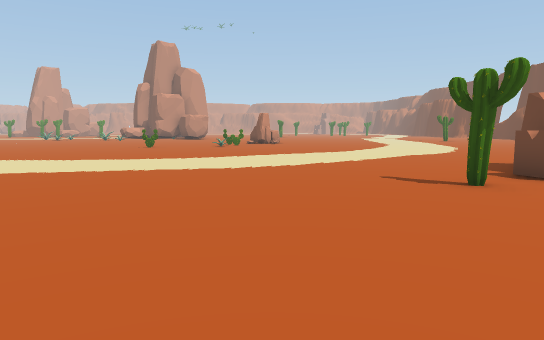
[1] (above)

24 first-person views from a walk through a 3-D level made in the Unity game engine. The camera is 1.5 m above the floor, tilts 6° down and sees 70° across. The floor is counted in squares, 2 m on a side. Each view is taken from the middle of a square. On the plan, view 1 faces up. The plan holds only what a view shows up to about 12 squares ahead; the rest is blank. The place goes on beyond the plan. The player is left out.

[2]
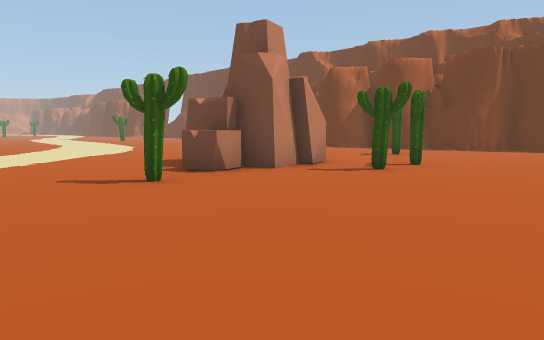

[3]
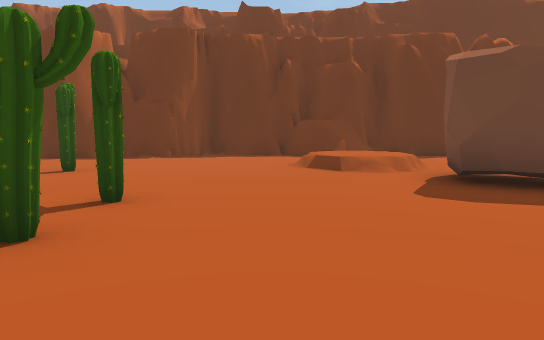

[4]
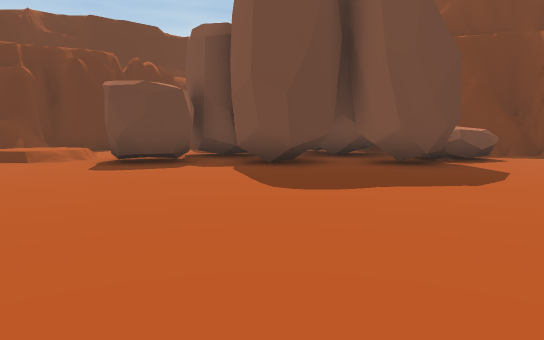

[5]
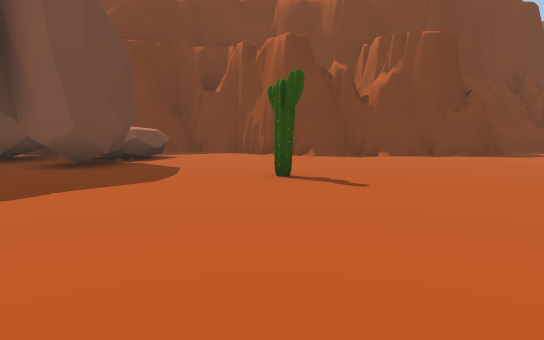

[6]
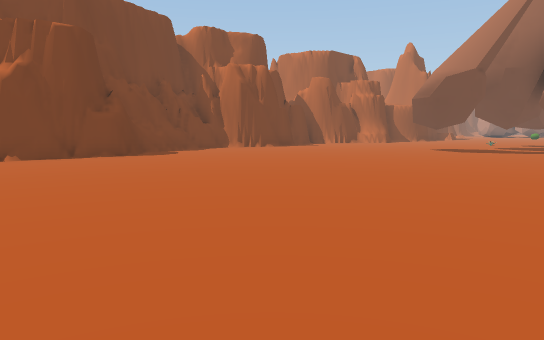

[7]
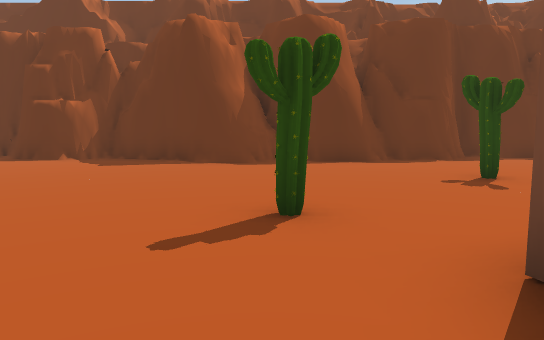

[8]
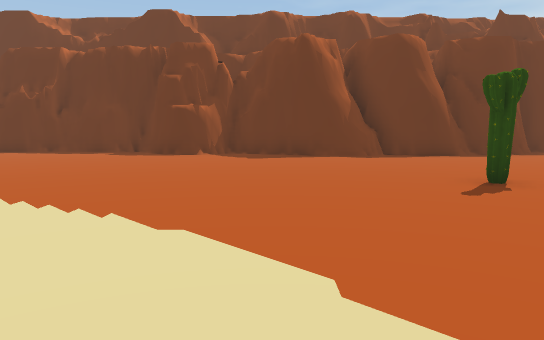

[9]
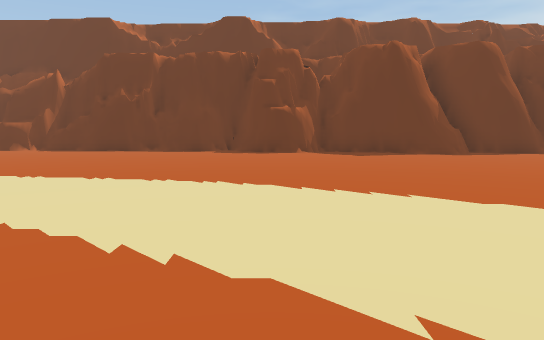

[10]
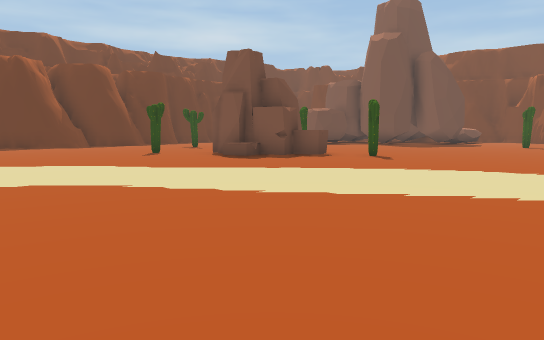

[11]
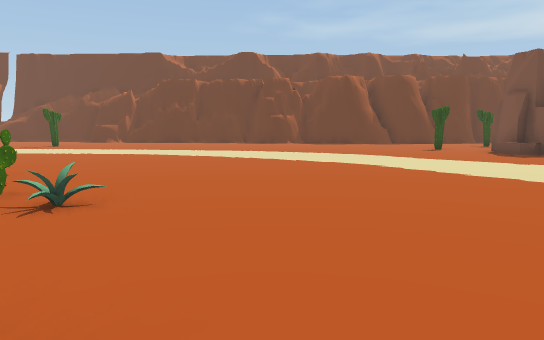

[12]
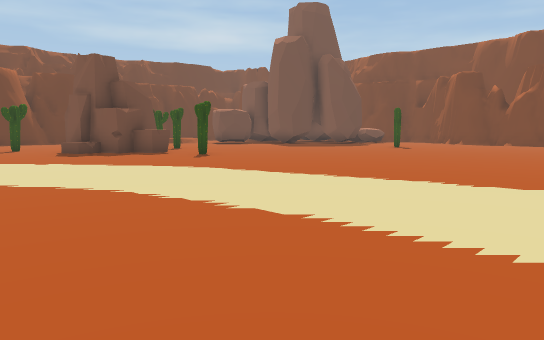

[13]
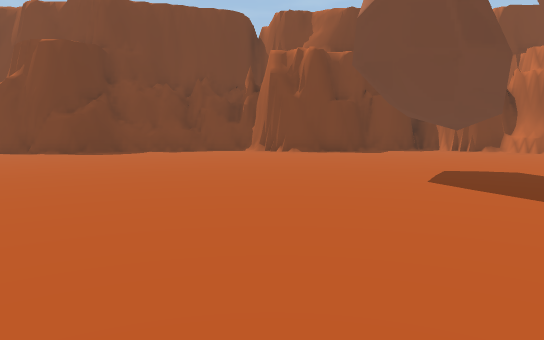

[14]
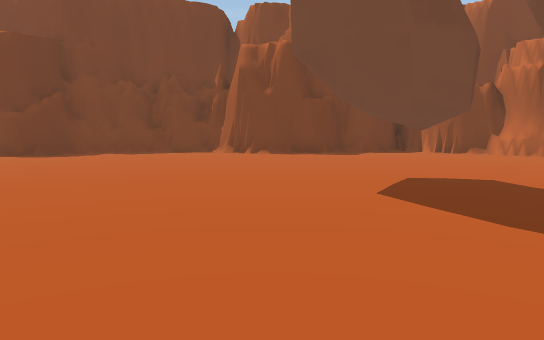

[15]
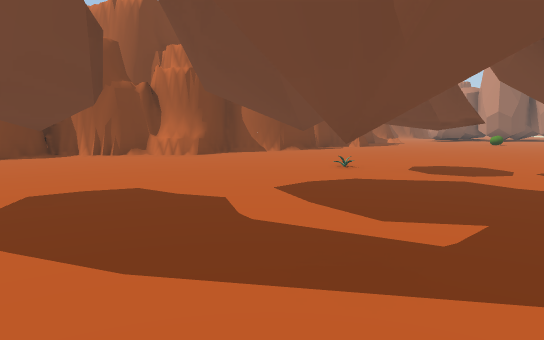

[16]
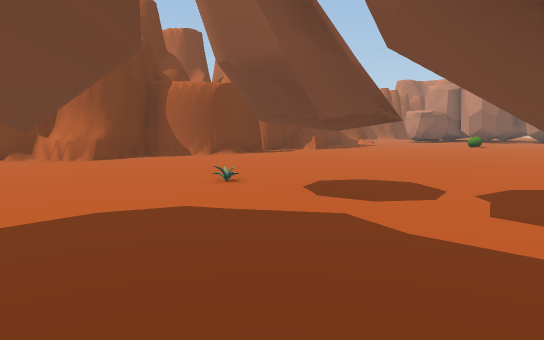

[17]
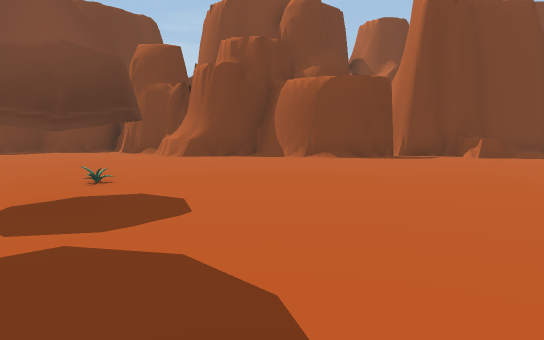

[18]
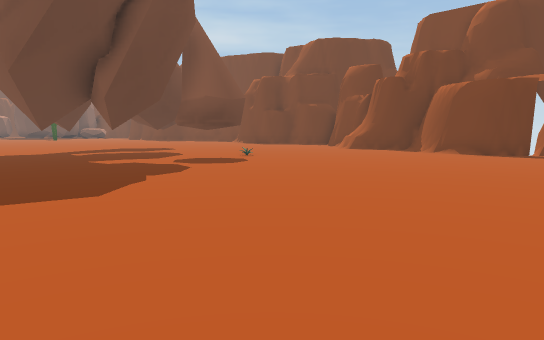

[19]
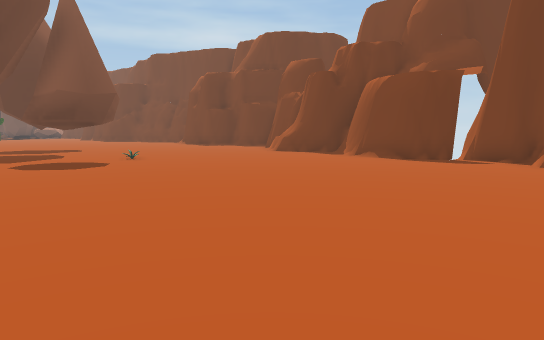

[20]
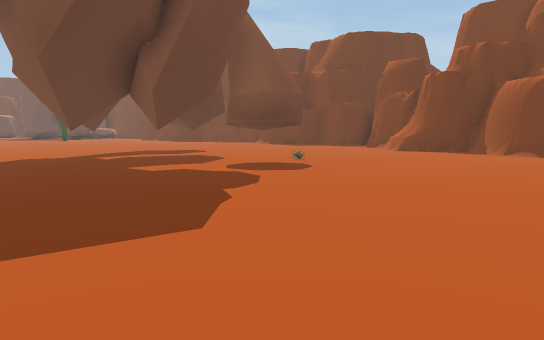

[21]
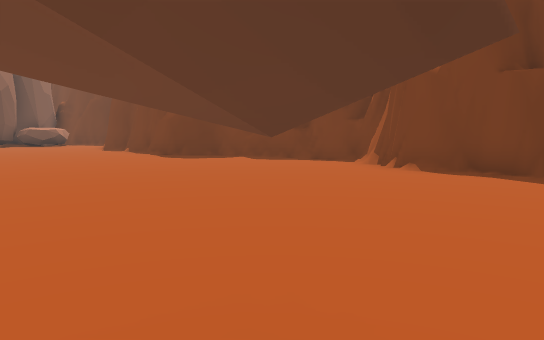

[22]
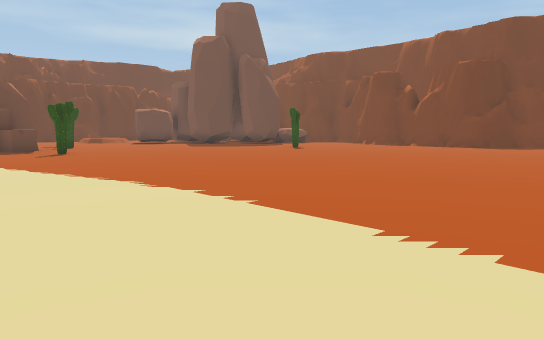

[23]
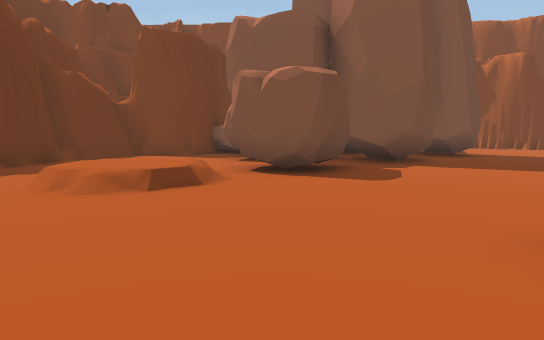

[24]
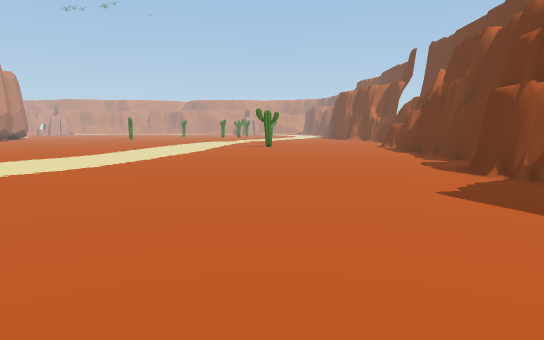

### Floor plan
Key: @ floor where view 1 was taken; # wall or solid block; . main floor; : floor 0.5 m higher than the main floor; / step, stairs or slope; = window, fence, low wall or low ledge; ^ raised ledge; C cactus; O other object.
Columns run from 29 left of view 1 to 16 right of it. Each row starts with its distance up from view 1.
 20                               ...............#
 19                             .................#
 18                            C.................#
 17                          ..O.................#
 16                          ....................#
 15                        .....................##
 14                         ....................#
 13                          ...................##
 12                      .......................#
 11                      ......................##
 10                       .....................##
  9                    ..................C.....##
  8                    ...............^^.......##
  7                    ...............###......##
  6                    ..............^###...C...#
  5  ......             ............C...........#
  4  ...........      . ................C#......##
  3  ............................................#
  2 ...........#.................................#
  1 ..............#.........................///.##
  0 .........  ..................@........../:/.##
 -1 .........# .#.........................##///.##
 -2 ......................................##....##
 -3  .............................#.....####..  #
 -4  ..................................### ##...#
 -5  ................................#####  ..###
 -6  ................................#####  ###
 -7 .=...............................^  ##
 -8 .^######.##.............######...##  #
 -9 #####  #####....///...###  ####...#

Where each view was taken, in squares from view 1:
view 1: 0 up, 0 right, facing up
view 2: 0 up, 0 right, facing up-right
view 3: 2 up, 4 right, facing right
view 4: 3 up, 1 right, facing down-right
view 5: 3 up, 1 right, facing down
view 6: 3 up, 0 right, facing down-left
view 7: 9 up, 5 right, facing right
view 8: 12 up, 3 right, facing right
view 9: 15 up, 2 right, facing right
view 10: 15 up, 3 left, facing down-right
view 11: 15 up, 6 left, facing right
view 12: 12 up, 7 left, facing down-right
view 13: 4 up, 11 left, facing down
view 14: 3 up, 12 left, facing down
view 15: 2 up, 13 left, facing down-left
view 16: 2 up, 16 left, facing down-left
view 17: 3 up, 22 left, facing down
view 18: 5 up, 28 left, facing down-right
view 19: 2 up, 29 left, facing down-right
view 20: 5 up, 26 left, facing down-right
view 21: 2 down, 15 left, facing down-right
view 22: 9 up, 10 left, facing down-right
view 23: 6 up, 10 right, facing down
view 24: 8 up, 11 right, facing up
